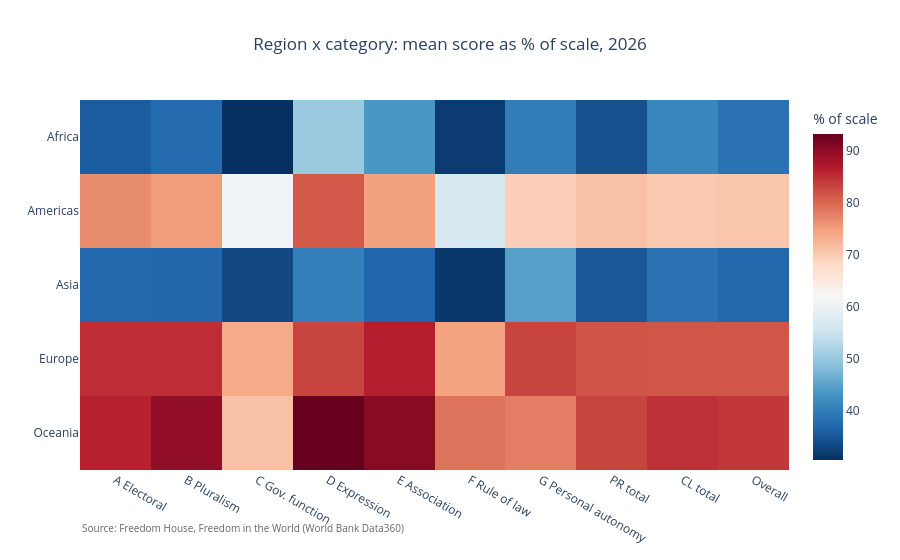

Write notebook code for a chart like this one.
### Markdown cell above
## 8. Region × category heatmap (2026)

**Question:** do regions differ in *which* rights are strong or weak?

**Method:** mean score per region as % of scale for the seven categories plus PR, CL and TOTAL in 2026 (the same normalized view as notebook 05, section 10.2).

### Code cell
cats = ['FH_FIW_A', 'FH_FIW_B', 'FH_FIW_C', 'FH_FIW_D', 'FH_FIW_E', 'FH_FIW_F', 'FH_FIW_G', 'FH_FIW_PR', 'FH_FIW_CL', 'FH_FIW_TOTAL']
cat_labels = {'FH_FIW_A': 'A Electoral', 'FH_FIW_B': 'B Pluralism', 'FH_FIW_C': 'C Gov. function', 'FH_FIW_D': 'D Expression', 'FH_FIW_E': 'E Association', 'FH_FIW_F': 'F Rule of law', 'FH_FIW_G': 'G Personal autonomy', 'FH_FIW_PR': 'PR total', 'FH_FIW_CL': 'CL total', 'FH_FIW_TOTAL': 'Overall'}
sm_map = {'0_TO_4': 4, '0_TO_12': 12, '0_TO_16': 16, '0_TO_40': 40, '0_TO_60': 60, '0_TO_100': 100}

region_cat = long[long['INDICATOR'].isin(cats) & (long['Year'] == 2026)].copy()
region_cat['Score'] = pd.to_numeric(region_cat['Score'], errors='coerce')
region_cat['pct'] = region_cat['Score'] / region_cat['UNIT_MEASURE'].map(sm_map) * 100
region_cat['region'] = region_cat['Economy'].map(region_lookup)

pivot = region_cat.pivot_table(index='region', columns='INDICATOR', values='pct', aggfunc='mean')
pivot = pivot[list(cat_labels.keys())].rename(columns=cat_labels).round(1)
print(pivot.to_string())

fig = create_heatmap(
    pivot,
    title='Region x category: mean score as % of scale, 2026',
    colorbar_label='% of scale',
)
fig.show()

### Figure 1 — Plotly figure (JSON) as saved in the notebook; plotly's stock layout.template omitted (floating-point values rounded to 4 significant figures)
{"data": [{"colorbar": {"title": {"text": "% of scale"}}, "colorscale": [[0.0, "rgb(5,48,97)"], [0.1, "rgb(33,102,172)"], [0.2, "rgb(67,147,195)"], [0.3, "rgb(146,197,222)"], [0.4, "rgb(209,229,240)"], [0.5, "rgb(247,247,247)"], [0.6, "rgb(253,219,199)"], [0.7, "rgb(244,165,130)"], [0.8, "rgb(214,96,77)"], [0.9, "rgb(178,24,43)"], [1.0, "rgb(103,0,31)"]], "hovertemplate": "%{y} | %{x}: %{z:.1f}<extra></extra>", "type": "heatmap", "x": ["A Electoral", "B Pluralism", "C Gov. function", "D Expression", "E Association", "F Rule of law", "G Personal autonomy", "PR total", "CL total", "Overall"], "y": ["Africa", "Americas", "Asia", "Europe", "Oceania"], "z": [[35.8, 37.6, 30.6, 50.2, 43.7, 31.9, 40.0, 34.4, 41.3, 38.6], [76.7, 75.2, 61.0, 81.4, 74.8, 56.6, 69.6, 71.4, 70.3, 70.7], [37.2, 37.0, 33.5, 40.4, 36.9, 31.5, 44.6, 35.2, 38.5, 37.1], [85.2, 85.2, 73.9, 83.2, 86.6, 74.7, 83.2, 81.8, 81.6, 81.7], [86.3, 89.7, 71.4, 93.3, 90.5, 79.0, 78.1, 83.2, 84.9, 84.2]]}], "layout": {"annotations": [{"font": {"color": "#666666", "size": 10}, "showarrow": false, "text": "Source: Freedom House, Freedom in the World (World Bank Data360)", "x": 0, "xanchor": "left", "xref": "paper", "y": -0.18, "yref": "paper"}], "hovermode": "x unified", "margin": {"b": 90}, "title": {"text": "Region x category: mean score as % of scale, 2026", "x": 0.5}, "yaxis": {"autorange": "reversed"}}}
